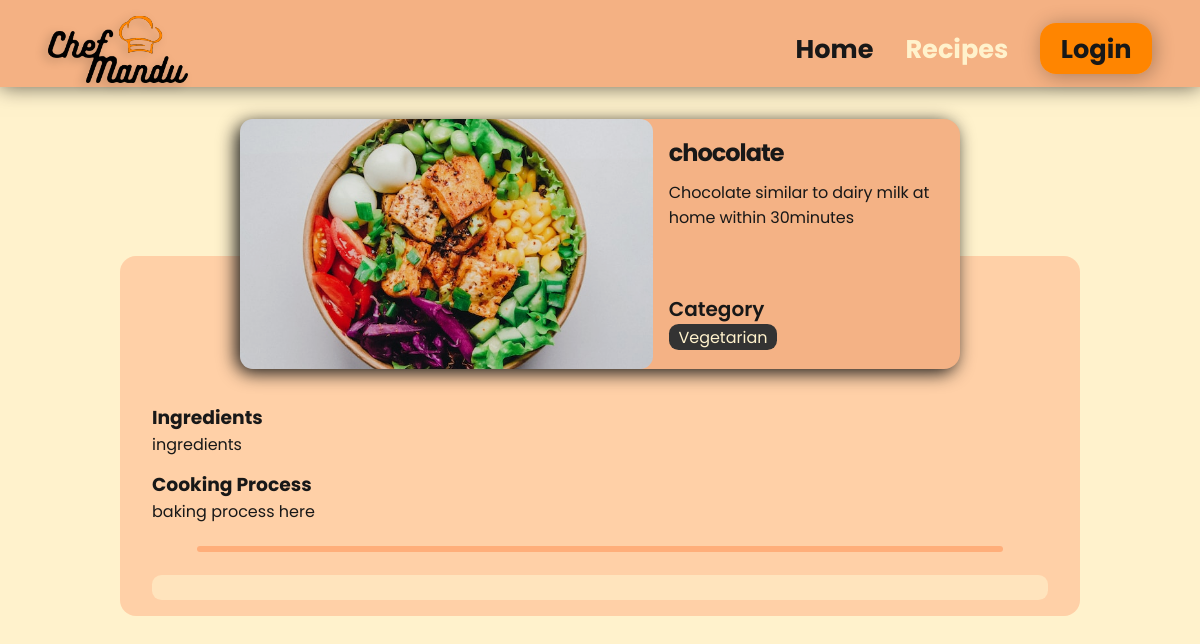
Page /chefMandu/homepage/recipes/recipe.php?recipe=10 on the committed database.
### tables this page shows
CREATE TABLE `recipes` (
  `rid` int(11) NOT NULL,
  `rtitle` varchar(100) DEFAULT NULL,
  `ringredients` varchar(255) DEFAULT NULL,
  `rdescription` text DEFAULT NULL,
  `rimg` varchar(150) NOT NULL,
  `id` int(11) NOT NULL,
  `cate_id` int(11) NOT NULL,
  `infos` text DEFAULT NULL,
  `prep_time_min` int(11) NOT NULL
);

CREATE TABLE `categories` (
  `id` int(11) NOT NULL,
  `name` varchar(15) DEFAULT NULL
);

### chefMandu/homepage/recipes/recipe.php (the view, shortened to what this page needs)
<?php
    include_once("../../login/php/connection.php");
    $rid = $_GET['recipe'];
    $select = "SELECT * FROM recipes JOIN users ON recipes.id=users.id JOIN categories ON recipes.cate_id=categories.id  WHERE rid = '$rid' ";
    $selectExe = mysqli_query($conn, $select);
    $row = mysqli_fetch_assoc($selectExe);
?>
<!DOCTYPE html>
<html lang="en">
<head>
    <link rel="stylesheet" href="../css/main.css" />
    <link rel="stylesheet" href="css/recipeDash.css">
    <link rel="stylesheet" href="css/recipe.css">
    <link
      rel="stylesheet"
      href="https://cdnjs.cloudflare.com/ajax/libs/font-awesome/6.4.0/css/all.min.css"
    />
</head>
<body>
<div class="nav">
    <div class="logo">
        <a href="../main.php"><img src="../../img/new-logo-svg-cropped.svg" alt="" /></a>
    </div>
    <div class="menus">
        <ul>
          <li><a href="../main.php">Home</a></li>
          <li><a href="#" class="active">Recipes</a></li>
          <?php
            if(!empty($_SESSION['isLoggedIn'] )){
              if($_SESSION['isLoggedIn'] != 'true'){ ?>
          <li><a href="../login/login.html">Login</a></li>
          <?php }else{
              if($_SESSION['Role'] == 'admin'){
            ?>
          <li><a href="../../dashboard/admin.php">Profile</a></li>
          <?php }else{ ?>
          <li><a href="../../dashboard/client.php">Profile</a></li>
          <?php } } }else{ ?>
          <li><a href="../../login/login.php">Login</a></li>
          <?php } ?>
        </ul>
    </div>
</div>
<div class="body">
    <div class="banner">
        <div class="card-img">
            <img src="../../uploads/<?php echo $row['rimg']?>" alt="" />
        </div>
        <div class="info">
            <div class="title">
                <h2><?php echo $row['rtitle']?></h2>
            </div>
            <div class="description">
                <p><?php echo $row['infos']?></p>
            </div>
            <div class="card-category-type">
                <div class="card-category">Category</div>
                    <div>
                        <span><?php echo $row['name']?></span>
                    </div>
                </div>
            </div>
        </div>
    </div>
    <div class="main">
        <div class="ingredients">
            <h3>Ingredients</h3>
            <p><?php echo $row['ringredients'];?></p>
        </div>
        <div class="process">
            <h3>Cooking Process</h3>
            <p><?php echo $row['rdescription'];?></p>
        </div>
        <hr>
        <section class="comment-sec">
        </section>
    </div>
</body>
</html>

### chefMandu/homepage/css/main.css (style rules this page uses)
:root { --color1: #fff2cc; --color2: #f4b183; --color3: #ff8500; --color4: #181818; }
* { padding: 0; margin: 0; box-sizing: border-box; font-family: "Poppins"; scroll-behavior: smooth; scroll-padding-top: 130px; }
body { background-color: var(--color1); color: var(--color4); background-attachment: fixed; }
li { list-style: none; }
a { text-decoration: none; }
hr { width: 55%; margin: 0 auto; border: 1px solid #3333334b; }
.nav { display: flex; justify-content: space-between; align-items: center; padding: 0.3em 3em; background-color: transparent; padding-top: 1em; margin-bottom: 1em; gap: 10vw; position: sticky; z-index: 2; background-color: var(--color2); border-radius: 1.8em 1.8em 0 0; margin: 0.6em 0.6em 0 0.6em; }
.logo { width: 140px; }
.logo img { width: 100%; height: 100%; filter: drop-shadow(-4px 3px 5px rgba(0, 0, 0, 0.2)); }
.menus ul { display: flex; gap: 2em; }
.menus li { transition: 0.1s ease; }
.menus a { color: var(--color4); font-weight: bold; font-size: 1.6em; transition: 0.2s ease-out; }
.menus li:last-child a { background-color: var(--color3); border-radius: 0.625em; padding: 0.3em 0.8em; box-shadow: 2px 2px 20px 0px rgba(0, 0, 0, 0.3); }
.menus a.active { color: var(--color1); }
.card-img { position: relative; height: 140px; }
.card-img img { width: 100%; height: 100%; object-fit: cover; border-radius: 0.8em; filter: brightness(50%) blur(0.8px); transition: filter 0.2s ease; }
.card-title, .card-category { font-size: 20px; font-weight: 600; }
.card-category-type span { background: #333333; color: var(--color1); border-radius: 0.6em; padding: 0.1em 0.6em; }

### chefMandu/homepage/recipes/css/recipeDash.css (style rules this page uses)
.nav { margin: 0; margin-bottom: 0; position: sticky; background-color: var(--color2); border-radius: 0; box-shadow: 0px 0px 20px rgba(0, 0, 0, 0.6); }
.body { display: flex; justify-content: space-around; margin-top: 1em; }

### chefMandu/homepage/recipes/css/recipe.css (style rules this page uses)
.banner { width: 60%; margin: 1em auto; display: flex; background-color: #f4b285; border-radius: 1em; z-index: 2; box-shadow: -4px 4px 18px #181818; }
.card-img { width: 60%; height: 250px; }
.card-img img { filter: brightness(90%); object-fit: cover; }
.info { width: 20em; padding: 1em; }
.title h2 { letter-spacing: -1px; }
.description p { margin-top: 10px; letter-spacing: -0.1px; }
.card-category-type { margin-top: 4em; }
.main { position: absolute; background-color: #ffa57871; top: 16em; width: 80%; left: 50%; transform: translate(-50%); border-radius: 1em; padding: 1em 2em; }
.main div { margin-top: 0.8em; }
.ingredients { margin-top: 8.2em !important; }
hr { width: 90%; margin: 1.4em auto; height: 6px; border-radius: 6px; background-color: rgba(255, 141, 80, 0.51); border: none; align-items: center; }
.comment-sec { background-color: rgba(255, 242, 204, 0.6); border-radius: 0.6em; padding: 0.8em; margin-top: 1.4em; }

### rows in the picture
recipes: rimg (picture), rtitle "chocolate", infos "Chocolate similar to dairy milk at home within 30minutes", cate.name "Vegetarian", ringredients "ingredients", rdescription "baking process here"
